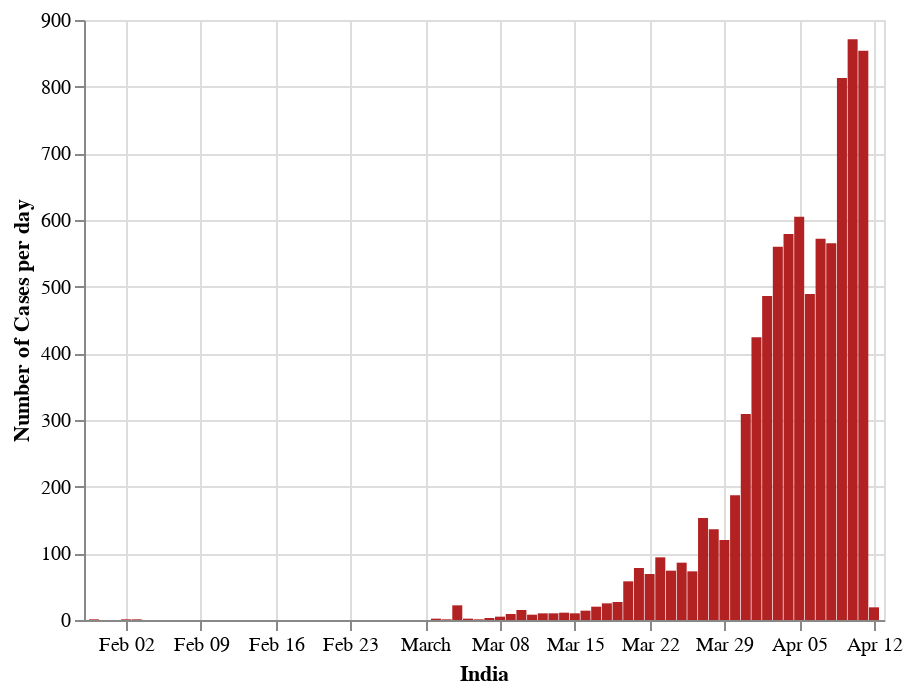

The cell this chart's notebook holds for it:
### Code cell
#hide_input
import altair as alt
#draw_plot_alt(graph_df,14,"West Bengal")
wb_df=graph_df.reset_index()
wb_df=wb_df[["diagnosed_date",0]]
wb_df.rename(columns={0:'Cases'},inplace=True)
wb_df=wb_df.groupby("diagnosed_date").sum().reset_index()
#wb_df
alt.Chart(wb_df).mark_bar(color='firebrick').encode(
    alt.X('diagnosed_date', title='India'),
    alt.Y('sum(Cases)', title='Number of Cases per day')
).interactive()

### Figure 1 — Vega-Lite specification as saved in the notebook (floating-point values rounded to 4 significant figures)
{"config": {"view": {"continuousWidth": 400, "continuousHeight": 300}}, "data": {"name": "data-c2812c8890a66ae6386ce9d20b02bcf7"}, "mark": {"type": "bar", "color": "firebrick"}, "encoding": {"x": {"type": "temporal", "field": "diagnosed_date", "title": "India"}, "y": {"type": "quantitative", "aggregate": "sum", "field": "Cases", "title": "Number of Cases per day"}}, "selection": {"selector030": {"type": "interval", "bind": "scales", "encodings": ["x", "y"]}}, "$schema": "https://vega.github.io/schema/vega-lite/v4.8.1.json", "datasets": {"data-c2812c8890a66ae6386ce9d20b02bcf7": [{"diagnosed_date": "2020-01-30T00:00:00", "Cases": 1}, {"diagnosed_date": "2020-02-02T00:00:00", "Cases": 1}, {"diagnosed_date": "2020-02-03T00:00:00", "Cases": 1}, {"diagnosed_date": "2020-03-02T00:00:00", "Cases": 2}, {"diagnosed_date": "2020-03-03T00:00:00", "Cases": 1}, {"diagnosed_date": "2020-03-04T00:00:00", "Cases": 22}, {"diagnosed_date": "2020-03-05T00:00:00", "Cases": 2}, {"diagnosed_date": "2020-03-06T00:00:00", "Cases": 1}, {"diagnosed_date": "2020-03-07T00:00:00", "Cases": 3}, {"diagnosed_date": "2020-03-08T00:00:00", "Cases": 5}, {"diagnosed_date": "2020-03-09T00:00:00", "Cases": 9}, {"diagnosed_date": "2020-03-10T00:00:00", "Cases": 15}, {"diagnosed_date": "2020-03-11T00:00:00", "Cases": 8}, {"diagnosed_date": "2020-03-12T00:00:00", "Cases": 10}, {"diagnosed_date": "2020-03-13T00:00:00", "Cases": 10}, {"diagnosed_date": "2020-03-14T00:00:00", "Cases": 11}, {"diagnosed_date": "2020-03-15T00:00:00", "Cases": 10}, {"diagnosed_date": "2020-03-16T00:00:00", "Cases": 14}, {"diagnosed_date": "2020-03-17T00:00:00", "Cases": 20}, {"diagnosed_date": "2020-03-18T00:00:00", "Cases": 25}, {"diagnosed_date": "2020-03-19T00:00:00", "Cases": 27}, {"diagnosed_date": "2020-03-20T00:00:00", "Cases": 58}, {"diagnosed_date": "2020-03-21T00:00:00", "Cases": 78}, {"diagnosed_date": "2020-03-22T00:00:00", "Cases": 69}, {"diagnosed_date": "2020-03-23T00:00:00", "Cases": 94}, {"diagnosed_date": "2020-03-24T00:00:00", "Cases": 74}, {"diagnosed_date": "2020-03-25T00:00:00", "Cases": 86}, {"diagnosed_date": "2020-03-26T00:00:00", "Cases": 73}, {"diagnosed_date": "2020-03-27T00:00:00", "Cases": 153}, {"diagnosed_date": "2020-03-28T00:00:00", "Cases": 136}, {"diagnosed_date": "2020-03-29T00:00:00", "Cases": 120}, {"diagnosed_date": "2020-03-30T00:00:00", "Cases": 187}, {"diagnosed_date": "2020-03-31T00:00:00", "Cases": 309}, {"diagnosed_date": "2020-04-01T00:00:00", "Cases": 424}, {"diagnosed_date": "2020-04-02T00:00:00", "Cases": 486}, {"diagnosed_date": "2020-04-03T00:00:00", "Cases": 560}, {"diagnosed_date": "2020-04-04T00:00:00", "Cases": 579}, {"diagnosed_date": "2020-04-05T00:00:00", "Cases": 605}, {"diagnosed_date": "2020-04-06T00:00:00", "Cases": 489}, {"diagnosed_date": "2020-04-07T00:00:00", "Cases": 572}, {"diagnosed_date": "2020-04-08T00:00:00", "Cases": 565}, {"diagnosed_date": "2020-04-09T00:00:00", "Cases": 813}, {"diagnosed_date": "2020-04-10T00:00:00", "Cases": 871}, {"diagnosed_date": "2020-04-11T00:00:00", "Cases": 854}, {"diagnosed_date": "2020-04-12T00:00:00", "Cases": 19}]}}
